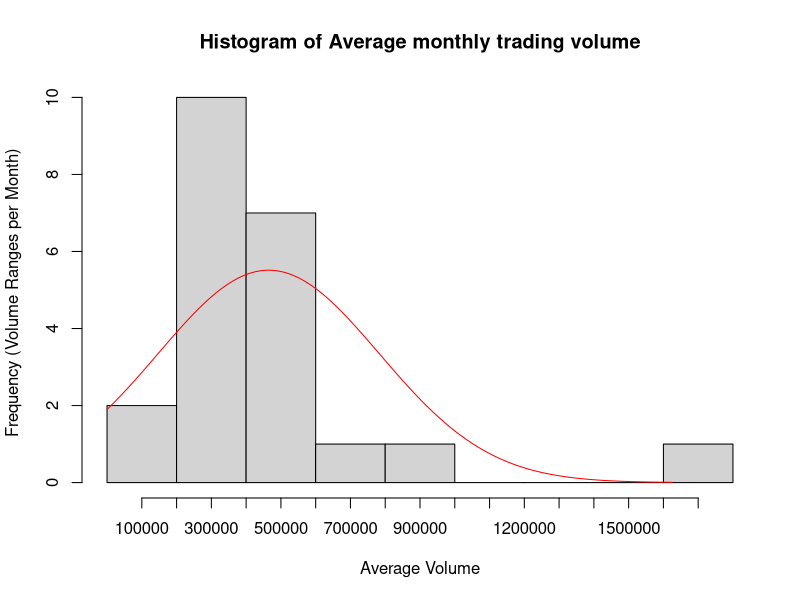

This figure's R source:
library(readr)
data_sheet <-read.csv("GEEQ.csv")

date <- as.Date(data_sheet$Date)
data_sheet$Date <-date

monthly_volume <- aggregate(cbind(monthly_AVG_volume = data_sheet$Volume),
                           list(month = format(data_sheet$Date,"%Y-%m")),
                            FUN = mean
)

histogram <- hist(
  monthly_volume$monthly_AVG_volume,
  xlab = "Average Volume" ,
  ylab = "Frequency (Volume Ranges per Month) ",
  main = "Histogram of Average monthly trading volume",
  breaks = "FD",
  xaxt = "n"
  )

axis(1, at = pretty(monthly_volume$monthly_AVG_volume, n=20))


x <- seq(0,
        max(monthly_volume$monthly_AVG_volume), 
        length = 100)
y <- dnorm(x,
           mean = mean(monthly_volume$monthly_AVG_volume),
           sd = sd(monthly_volume$monthly_AVG_volume)
           )*length(monthly_volume$monthly_AVG_volume)

y <- y * diff(histogram$mids[1:2])
lines(x,y,col = "red")

